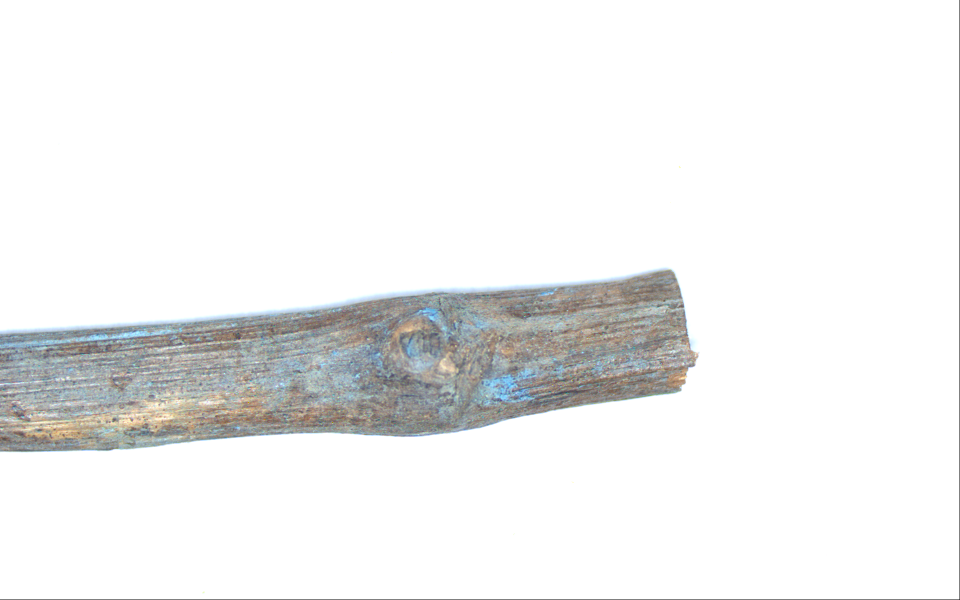
#> input picture 2test_identfication_oeil/etape1_20261120_094538_image.png, 1920 x 1200 px (shown at 1/2 size)
$ python node_auto.py etape1_20261120_094538_image.png   (older library calls are emulated)
#> lines starting #> are read from the running program, lines starting #| are printed output that depends on the picture
# -*- coding: utf-8 -*-
"""
branche_noeud_auto.py — ÉTAPE 1 (version automatique, un seul fichier)
Détection de la BRANCHE et du NŒUD (limites précises au sous-pixel), SANS aucun curseur à régler :
tous les paramètres sont choisis automatiquement à partir de l'image de la branche.

Lancer (PC Linux, sans venv) :
    python3 branche_noeud_auto.py            → caméra Basler n° 0
    python3 branche_noeud_auto.py 1          → caméra n° 1
    python3 branche_noeud_auto.py photo.png  → image enregistrée (sans caméra)
Touches :
    a  moyenne sur 15 images (valeur ± écart-type dans le terminal)
    s  enregistrer image + résultat + profil (PNG) et une ligne dans mesures_branche_noeud.csv
    v  vue de droite : profil → zoom sur le nœud → masque
    p  afficher / cacher les paramètres choisis automatiquement
    e  refaire le réglage automatique de l'exposition
    q  quitter
Si un fichier calibration.json (créé par calibration_mm.py) est à côté du script : mesures en mm, sinon en pixels.

Ce qui est choisi AUTOMATIQUEMENT à chaque image (voir la fonction choisir_parametres) :
    • le canal d'image où la branche se voit le mieux (gris, bleu, vert, rouge ou « couleur »),
    • le sens (branche sombre sur fond clair ou l'inverse),
    • le flou (selon le bruit mesuré dans l'image),
    • le nettoyage du masque et la suppression de la vrille (selon le diamètre de la branche),
    • le contraste minimal accepté pour un bord (selon le contraste réel fond / branche),
    • le lissage du profil (selon le bruit des bords),
    • le seuil « c'est un nœud » (selon le bruit du profil : le renflement doit dépasser le bruit),
    • l'exposition de la caméra (au démarrage : fond clair sans saturation).
Seule constante de DÉFINITION (pas un réglage) : les limites du nœud sont placées à 20 % de la hauteur
du renflement au-dessus du diamètre de la tige (BORD_NOEUD_PCT), pour mesurer toutes les branches pareil.
"""
import os
os.environ.setdefault("QT_QPA_PLATFORMTHEME", "none")       # évite un plantage Qt/GNOME sur Ubuntu (avant import cv2)
import sys, json, math, time, csv, warnings
import numpy as np
import cv2

# ---------------------------------------------------------------------------------------------------------
# Constantes de DÉFINITION (identiques pour toutes les branches — ce ne sont pas des réglages)
# ---------------------------------------------------------------------------------------------------------
BORD_NOEUD_PCT = 20.0      # limites du nœud : base + 20 % × (pic − base)
COUPE_APP_PCT = 60.0       # appendices plus fins que 60 % du diamètre (vrille, pétiole) ignorés pour trouver la tige
MARGE_BOUTS = 0.8          # bouts de la branche ignorés : 0,8 × diamètre à chaque bout (coupes)
N_MOYENNE = 15             # images moyennées avec la touche « a »
CIBLE_FOND = 205           # exposition auto : le fond doit être vers 205/255 (clair, jamais saturé)


# =========================================================================================================
# 1. CALIBRATION (lecture seule : calibration.json écrit par calibration_mm.py)
# =========================================================================================================
class Calibration:
    """D_mm = a·D_px + b pour les diamètres ; L_mm = a·L_px pour les longueurs. Sans fichier : pixels."""
    def __init__(self, chemin):
        self.ok, self.a, self.b, self.K, self.dist, self._maps = False, 1.0, 0.0, None, None, None
        if os.path.exists(chemin):
            d = json.load(open(chemin, encoding="utf-8"))
#> (reads calibration.json from the repository)
            if "mm_par_px" in d:
                self.ok, self.a, self.b = True, float(d["mm_par_px"]), float(d.get("decalage_diametre_mm", 0.0))
            if d.get("camera_matrix") is not None:
                self.K, self.dist = np.array(d["camera_matrix"], float), np.array(d["dist_coeffs"], float)

    def diam(self, px):
        return f"{self.a * px + self.b:.3f} mm" if self.ok else f"{px:.2f} px"

    def long(self, px):
        return f"{self.a * px:.3f} mm" if self.ok else f"{px:.2f} px"

    def vd(self, px):
        return self.a * px + self.b if self.ok else px

    def vl(self, px):
        return self.a * px if self.ok else px

    def corriger(self, img):
        """Corrige la distorsion de l'objectif si une calibration damier existe."""
        if self.K is None:
            return img
        h, w = img.shape[:2]
        if self._maps is None or self._maps[2] != (w, h):
            m1, m2 = cv2.initUndistortRectifyMap(self.K, self.dist, None, self.K, (w, h), cv2.CV_16SC2)
            self._maps = (m1, m2, (w, h))
        return cv2.remap(img, self._maps[0], self._maps[1], cv2.INTER_LINEAR)


# =========================================================================================================
# 2. SOURCES D'IMAGES : caméra Basler (réglages manuels + exposition automatique maison) ou fichier
# =========================================================================================================
class SourceBasler:
    # [33 lines left out: functions __init__, _regler, lire, not called in this run]

    def regler_expo(self, us):
        self.expo = float(np.clip(us, 30, 30000))
        self._regler("ExposureTime", self.expo)

    # [5 lines left out: function fermer, not called in this run]


class SourceImage:
    def __init__(self, chemin):
#> called with chemin = 'etape1_20261120_094538_image.png'
        self.img = cv2.imread(chemin, cv2.IMREAD_COLOR)
#> self.img is the input picture: shape (1200, 1920, 3); mean B, G, R 239.5, 239.7, 239.3
        if self.img is None:
            raise SystemExit("Image illisible : " + chemin)
        self.expo = None

    def lire(self):
        return self.img.copy()

    def regler_expo(self, us):
        pass

    def fermer(self):
        pass


def exposition_auto(src, fen):
    """
    Règle l'exposition UNE FOIS puis la bloque (une exposition qui change pendant la mesure fausse les bords) :
    on vise un fond clair (98e centile du gris ≈ CIBLE_FOND) sans pixels saturés.
    """
    if src.expo is None:
        return
    for it in range(12):
        img = None
        for _ in range(3):                                            # 3 images : les 2 premières (ancienne exposition) sont jetées
            img, t0 = None, time.time()
            while img is None and time.time() - t0 < 1.0:
                img = src.lire(); cv2.waitKey(1)
        if img is None:
            return
        g = cv2.cvtColor(img, cv2.COLOR_BGR2GRAY)
        p98 = float(np.percentile(g, 98))
        sat = float((g >= 254).mean())
        aff = img.copy(); bandeau(aff, [f"Reglage auto de l'exposition... {src.expo / 1000:.2f} ms  fond {p98:.0f}"])
        cv2.imshow(fen, cv2.resize(aff, (900, int(900 * aff.shape[0] / aff.shape[1])))); cv2.waitKey(1)
        if sat > 0.002:                                               # saturé → on divise par 2
            src.regler_expo(src.expo * 0.5); continue
        if abs(p98 - CIBLE_FOND) < 8:
            break
        src.regler_expo(src.expo * CIBLE_FOND / max(p98, 5.0))         # règle de trois (le capteur est linéaire)
    print(f"Exposition réglée et bloquée : {src.expo / 1000:.2f} ms")


# =========================================================================================================
# 3. CHOIX AUTOMATIQUE DES PARAMÈTRES (à partir de l'image de la branche)
# =========================================================================================================
def bruit_image(g):
    """Estimation du bruit (écart-type en niveaux de gris) par la méthode d'Immerkær : rapide et sans réglage."""
    noyau = np.array([[1, -2, 1], [-2, 4, -2], [1, -2, 1]], np.float32)
    r = cv2.filter2D(g.astype(np.float32), -1, noyau)
    h, w = g.shape
    return float(math.sqrt(math.pi / 2) * np.abs(r[1:-1, 1:-1]).sum() / (6 * (w - 2) * (h - 2)))


def canaux(img):
    """
    Les 5 « vues » de l'image où la branche peut ressortir : gris, bleu, vert, rouge, et « couleur ».
    « couleur » = projection de chaque pixel (B, G, R) sur la direction qui va de la couleur du fond à la couleur
    de la branche (trouvées par k-moyennes à 2 groupes sur une image réduite). C'est une combinaison LINÉAIRE
    des 3 canaux : le bord reste à mi-chemin entre fond et branche (la saturation HSV, elle, n'est pas linéaire
    et décalerait les bords d'environ 2 px).
    """
    b, g, r = cv2.split(img)
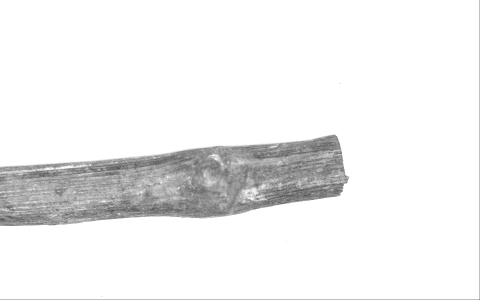
#> b: shape (1200, 1920) (shown at 1/4 size); min 0, max 255, mean 239.5
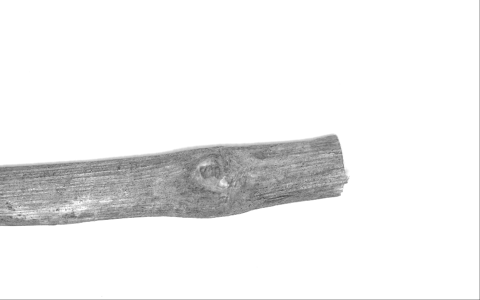
#> r: shape (1200, 1920) (shown at 1/4 size); min 0, max 255, mean 239.3
    C = {"gris": cv2.cvtColor(img, cv2.COLOR_BGR2GRAY), "bleu": b, "vert": g, "rouge": r}
    p = cv2.resize(img, None, fx=0.125, fy=0.125, interpolation=cv2.INTER_AREA).reshape(-1, 3).astype(np.float32)
    crit = (cv2.TERM_CRITERIA_EPS + cv2.TERM_CRITERIA_MAX_ITER, 20, 0.5)
    _, _, ctr = cv2.kmeans(p, 2, None, crit, 3, cv2.KMEANS_PP_CENTERS)       # 2 couleurs dominantes
#> ctr = [[254.4, 254.4, 254.2], [154.9, 156.6, 154.5]]
    d = ctr[1] - ctr[0]
#> d = [-99.51, -97.72, -99.72]
    nd = float(np.linalg.norm(d))
#> nd = 171.4
    if nd > 1:
        w = d / nd                                                    # direction fond ↔ branche (longueur 1)
#> w = [-0.58, -0.57, -0.582]
        proj = img.reshape(-1, 3).astype(np.float32) @ w              # projection linéaire
        lo, hi = np.percentile(proj, [0.5, 99.5])
#> lo = -441.7; hi = -193
        C["couleur"] = np.clip((proj - lo) * 255.0 / max(hi - lo, 1e-3), 0, 255).reshape(img.shape[:2]).astype(np.uint8)
    return C


def separation(c):
    """
    Seuil d'Otsu sur une version réduite + note de séparation de Fisher J = (m1 − m2)² / (v1 + v2).
    Plus J est grand, mieux la branche se distingue du fond dans ce canal.
    """
    p = cv2.resize(c, None, fx=0.25, fy=0.25, interpolation=cv2.INTER_AREA)
    p = cv2.GaussianBlur(p, (3, 3), 0)
    t, _ = cv2.threshold(p, 0, 255, cv2.THRESH_BINARY + cv2.THRESH_OTSU)
    a, b = p[p <= t].astype(float), p[p > t].astype(float)
    if a.size < 50 or b.size < 50:
        return t, 0.0, 0.0, 0.0
    return t, (a.mean() - b.mean()) ** 2 / (a.var() + b.var() + 1e-6), a.mean(), b.mean()


class Auto:
    """Mémorise le canal choisi (avec hystérésis pour ne pas « sauter » d'un canal à l'autre à chaque image)."""
    def __init__(self):
        self.canal = None
        self.P = {}

    def choisir_parametres(self, img):
        C = canaux(img)
#> C = 5 items
        notes = {k: separation(v) for k, v in C.items()}
#> in separation (call 2), `p = cv2.resize(c, None, fx=0.25, fy=0.25, interpolation=cv2.INTER_AREA)`:
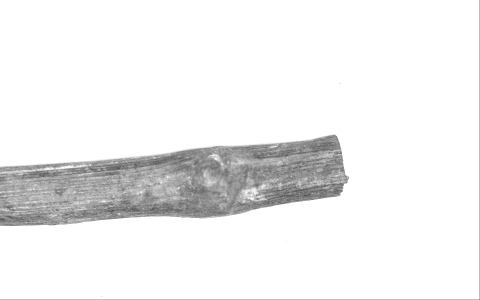
#> p: shape (300, 480); min 74, max 255, mean 239.5
#> in separation (call 2), `t, _ = cv2.threshold(p, 0, 255, cv2.THRESH_BINARY + cv2.THRESH_OTSU)`: t = 204
#> in separation (call 4), `p = cv2.resize(c, None, fx=0.25, fy=0.25, interpolation=cv2.INTER_AREA)`:
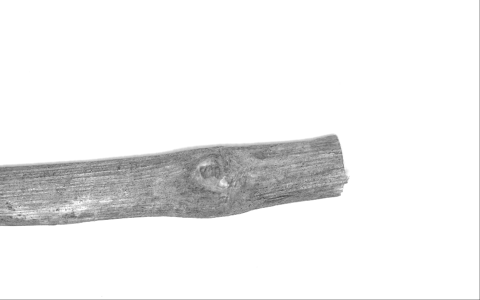
#> p: shape (300, 480); min 73, max 255, mean 239.3
#> in separation (call 5), `p = cv2.resize(c, None, fx=0.25, fy=0.25, interpolation=cv2.INTER_AREA)`:
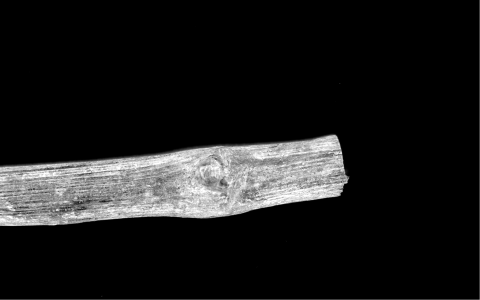
#> p: shape (300, 480); min 0, max 255, mean 27.1
#> in separation (call 5), `t, _ = cv2.threshold(p, 0, 255, cv2.THRESH_BINARY + cv2.THRESH_OTSU)`: t = 88
#> notes = {'gris': (205, 28.88, 156.1, 254.4), 'bleu': (204, 23.23, 154.3, 254.4), 'vert': (205, 25.7, 156.9, 254.4), 'rouge': (204, 31.2, 154.4, 254.3), 'couleur': (88, 30.58, 0.819, 175.6)}
        meilleur = max(notes, key=lambda k: notes[k][1])
#> meilleur = 'rouge'
        if self.canal is None or notes[meilleur][1] > 1.25 * notes[self.canal][1]:
            self.canal = meilleur                                     # on ne change que si c'est nettement mieux
#> self.canal = 'rouge'
        k = self.canal
#> k = 'rouge'
        g = C[k]
        t, J, m_bas, m_haut = notes[k]
#> t = 204; J = 31.2; m_bas = 154.4; m_haut = 254.3
        # --- sens : le fond est ce qui touche le bord de l'image (la branche est au milieu)
        cadre = np.concatenate([g[:8].ravel(), g[-8:].ravel(), g[:, :8].ravel(), g[:, -8:].ravel()])
        fond_clair = np.median(cadre) > t
#> fond_clair = True
        # --- bruit → flou
        sig = bruit_image(g)
#> in bruit_image, `r = cv2.filter2D(g.astype(np.float32), -1, noyau)`:
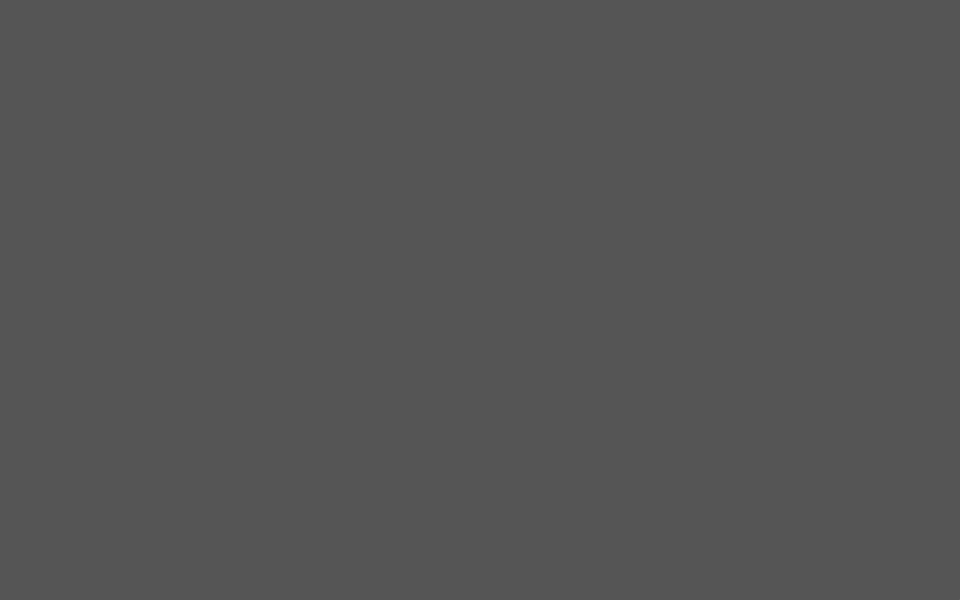
#> r: shape (1200, 1920) float32 (shown at 1/2 size); min -510, max 1020, mean 0; drawn with min black and max white
#> sig = 0.726
#> (the rest of the program and of its run is left out)
